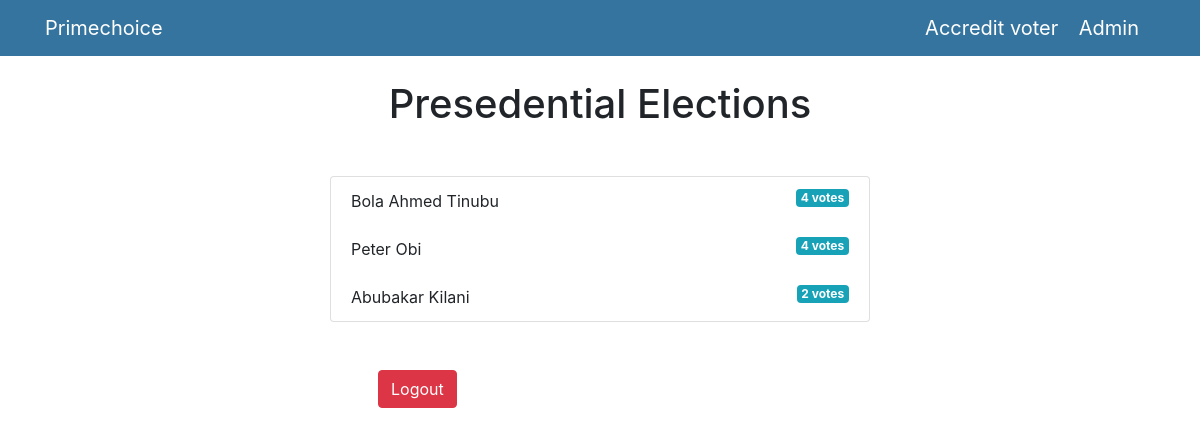
The app's page /polls/1/results/, older data.
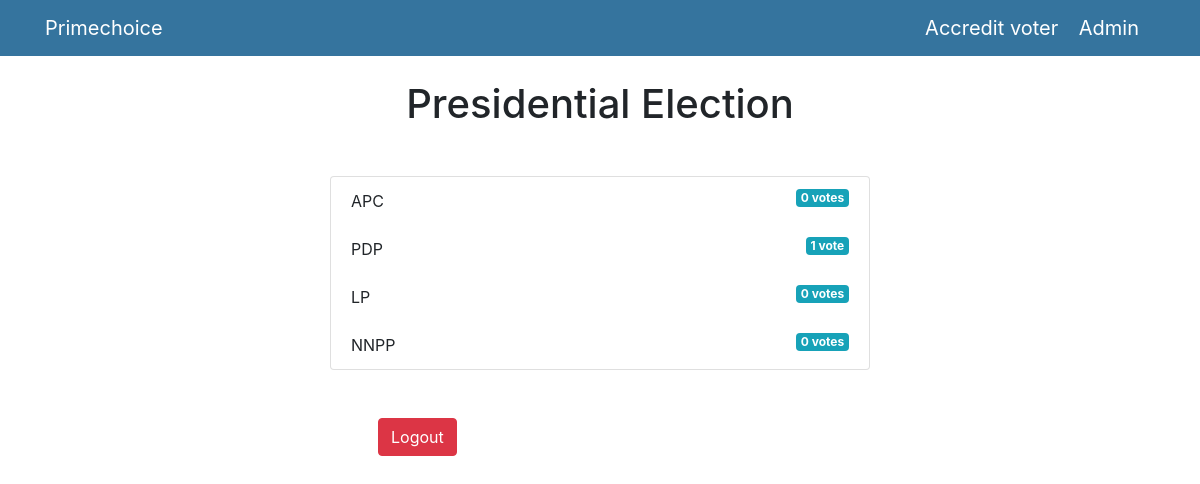
The same page, newer data.
### polls/models.py (models this page shows, shortened)
class Question(models.Model):
    question_text = models.CharField(max_length=200)
    pub_date = models.DateTimeField('date published')

class Choice(models.Model):
    question = models.ForeignKey(Question, on_delete=models.CASCADE)
    choice_text = models.CharField(max_length=200)
    votes = models.IntegerField(default=0)

### polls/views.py (the view)
# urls.py: path('<int:question_id>/results/', views.results, name='results'),
def results(request, question_id):
  question = get_object_or_404(Question, pk=question_id)
  return render(request, 'polls/results.html', { 'question': question })

### templates/polls/results.html (shortened to what this page needs)
{% extends 'base.html' %}
{% block content %}
<h1 class="mb-5 text-center">{{ question.question_text }}</h1>
<ul class="list-group mb-5">
	{% for choice in question.choice_set.all %}
	<li class="list-group-item">
		{{ choice.choice_text }}  <span class="badge badge-info float-right">{{ choice.votes }} vote{{ choice.votes | pluralize }}</span>
	</li>
	{% endfor %}
</ul>
<div class="mb-4 mx-4">
<a class="btn btn-danger ml-4" href="/logout">Logout</a>
</div>
{% endblock %}

### templates/base.html (shortened to what this page needs)
<!DOCTYPE html>
<html lang="en">
  <head>
    <link rel="stylesheet" href="https://maxcdn.bootstrapcdn.com/bootstrap/4.5.2/css/bootstrap.min.css">
    <link
      rel="stylesheet"
      href="https://stackpath.bootstrapcdn.com/bootstrap/4.3.1/css/bootstrap.min.css"
    />
  </head>
  <body>
    {% include 'partials/_navbar.html' %}
    <div class="container">
      <div class="row">
        <div class="col-md-6 m-auto">
          {% block content %}{% endblock %}
        </div>
      </div>
    </div>
  </body>
</html>

### templates/partials/_navbar.html
<nav class="navbar navbar-dark mb-4" style="background-color: #35749e;">
	<div class="container">
		<a class="navbar-brand" href="/">Primechoice</a>
			<span>
				{% if user.is_authenticated %}
					<a class="navbar-brand" href="/profile">Voter's Profile</a>
					<a class="navbar-brand" href="/logout">Logout</a>
				{% else %}
					<a class="navbar-brand" href="/login">Accredit voter</a>
					<a class="navbar-brand" href="/register">Admin</a>
				{% endif %}
		</span>
	</div>
</nav>

Row changes from the older to the newer data that the page shows:
changed Question: question_text "Presedential Elections" → "Presidential Election"
changed Choice: choice_text "Bola Ahmed Tinubu" → "APC"; votes "4" → "0"
changed Choice: choice_text "Peter Obi" → "PDP"; votes "4" → "1"; votes|pluralize "s" → (not shown)
changed Choice (number 3 of 4 on the later page): choice_text "Abubakar Kilani" → "LP"; votes "2" → "0"
now on this page (row edited): Choice: choice_text "NNPP", votes "0", votes|pluralize "s"
